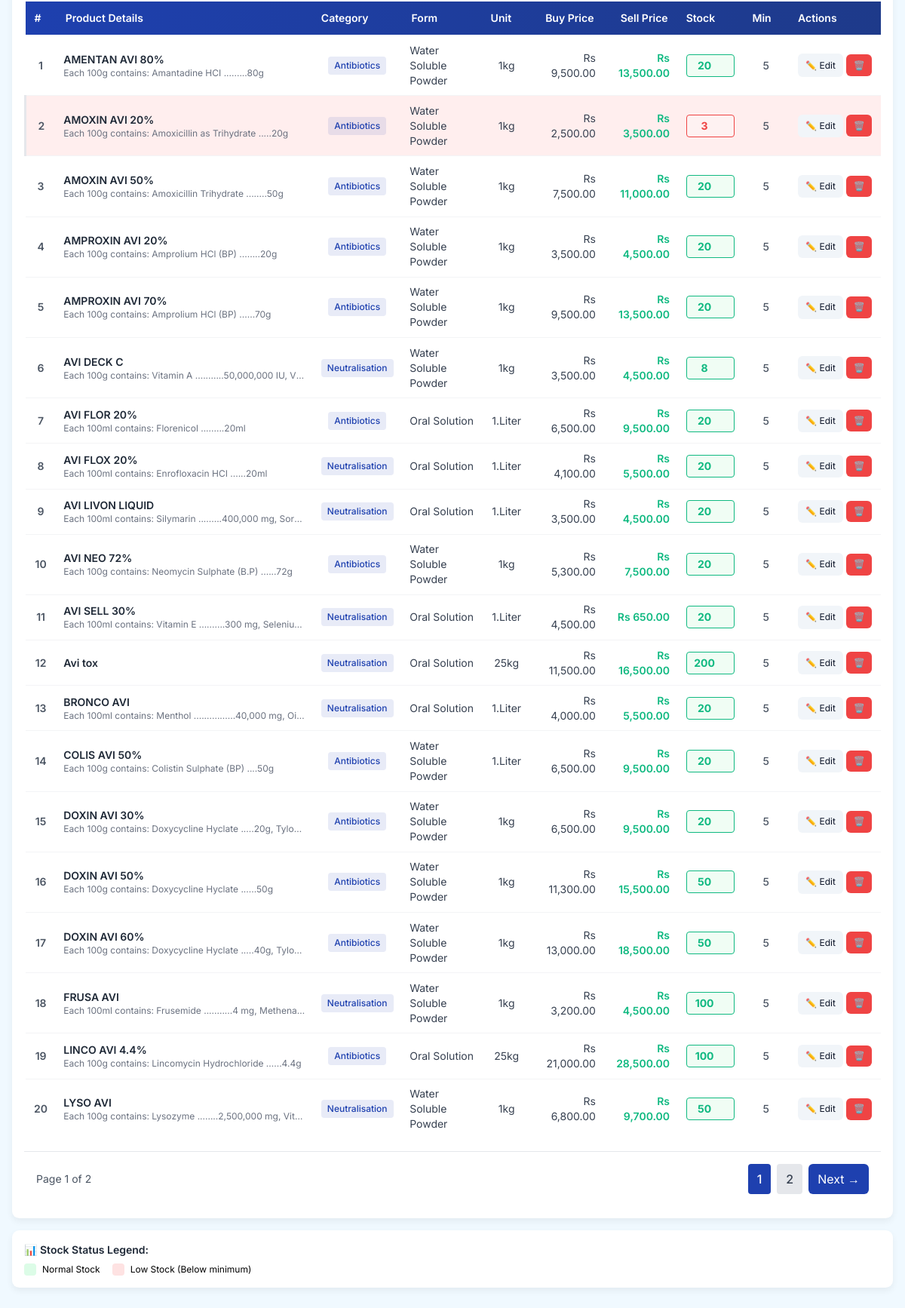
Before: /products.php (signed in, lower part) with the older database file.
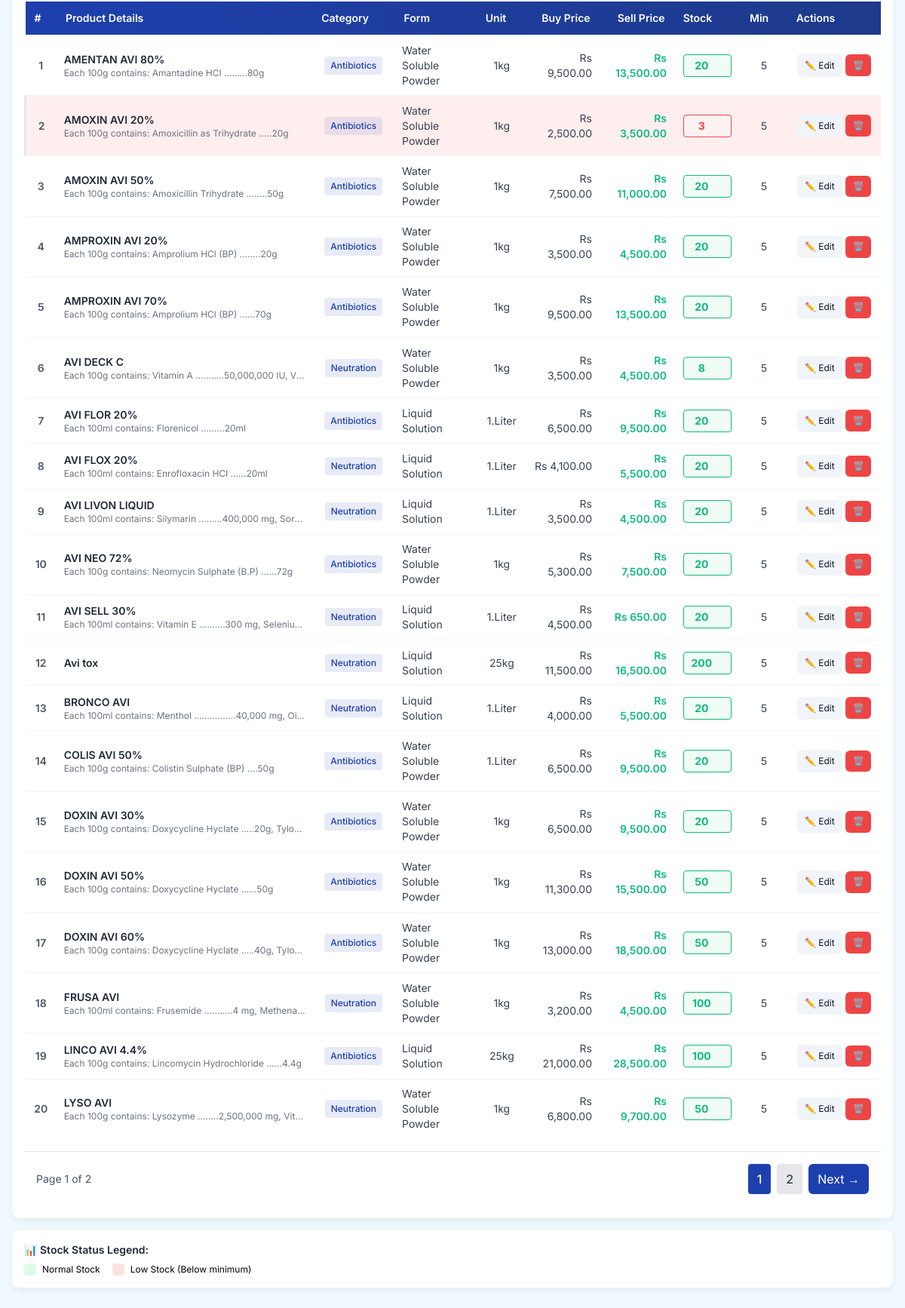
After: the same page with the newer database file.
### tables this page shows
CREATE TABLE `products` (
  `id` int(11) NOT NULL,
  `name` varchar(255) NOT NULL,
  `category` varchar(100) NOT NULL,
  `composition` text DEFAULT NULL,
  `unit` varchar(50) DEFAULT NULL,
  `form` varchar(100) DEFAULT NULL,
  `buy_price` decimal(10,2) DEFAULT 0.00,
  `sell_price` decimal(10,2) DEFAULT 0.00,
  `stock_quantity` int(11) DEFAULT 0,
  `min_stock` int(11) DEFAULT 0,
  `created_at` timestamp NOT NULL DEFAULT current_timestamp()
);

### functions.php (called while the page is built, shortened)
<?php
function e($str) {
    return htmlspecialchars((string)$str, ENT_QUOTES, 'UTF-8');
}

### products.php (the view, shortened to what this page needs)
<?php
require_once __DIR__ . '/functions.php';
$search = trim($_GET['search'] ?? '');
$category = trim($_GET['category'] ?? '');
$page = max(1, (int)($_GET['page'] ?? 1));
$perPage = 20;
$offset = ($page - 1) * $perPage;
$countSql = "SELECT COUNT(*) FROM products WHERE 1=1";
$params = [];
$countStmt = $pdo->prepare($countSql);
$countStmt->execute($params);
$totalProducts = (int)$countStmt->fetchColumn();
$totalPages = (int)ceil($totalProducts / $perPage);
$sql = "SELECT * FROM products WHERE 1=1";
$params = [];
$sql .= " ORDER BY name ASC LIMIT ? OFFSET ?";
$stmt = $pdo->prepare($sql);
$stmt->bindValue(count($params) + 1, $perPage, PDO::PARAM_INT);
$stmt->bindValue(count($params) + 2, $offset, PDO::PARAM_INT);
$stmt->execute();
$products = $stmt->fetchAll();
?>
<!doctype html>
<html lang="en">
<head>
<script src="https://cdn.tailwindcss.com"></script>
<link rel="stylesheet" href="assets/css/style.css">
</head>
<body class="bg-lightbg min-h-screen">
  <?php include 'includes/header.php'; ?>
  <main class="max-w-7xl mx-auto px-4 pt-24 pb-10">
    <div class="card overflow-hidden shadow-md">
      <div class="overflow-x-auto">
        <table class="min-w-full text-sm">
          <thead>
            <tr class="bg-gradient-to-r from-primary to-dark text-white">
              <th class="th text-center w-12">#</th>
              <th class="th text-left">Product Details</th>
              <th class="th text-center w-32">Category</th>
              <th class="th text-left w-40">Form</th>
              <th class="th text-center w-20">Unit</th>
              <th class="th text-right w-28">Buy Price</th>
              <th class="th text-right w-28">Sell Price</th>
              <th class="th text-center w-24">Stock</th>
              <th class="th text-center w-20">Min</th>
              <th class="th text-center w-40">Actions</th>
            </tr>
          </thead>
          <tbody class="bg-white divide-y divide-gray-200">
            <?php if (empty($products)): ?>
              <tr>
                <td colspan="10" class="td text-center text-gray-500 py-12">
                  <div class="text-5xl mb-3">📭</div>
                  <div class="text-lg font-medium">No products found</div>
                  <?php if ($search || $category): ?>
                    <a href="products.php" class="text-primary hover:underline text-sm mt-2 inline-block">Clear filters</a>
                  <?php endif; ?>
                </td>
              </tr>
            <?php else:
              $counter = $offset + 1;
              foreach ($products as $p):
                $isLowStock = (int)$p['stock_quantity'] < (int)$p['min_stock'];
            ?>
              <tr class="hover:bg-gray-50 transition <?= $isLowStock ? 'stock-low' : '' ?>">
                <td class="td text-center text-gray-600 font-semibold"><?= $counter++ ?></td>
                <td class="td">
                  <div class="font-semibold text-gray-800"><?= e($p['name']) ?></div>
                  <div class="text-xs text-gray-500 truncate max-w-xs" title="<?= e($p['composition']) ?>">
                    <?= e($p['composition']) ?>
                  </div>
                </td>
                <td class="td text-center">
                  <span class="inline-block px-2 py-1 bg-primary/10 text-primary rounded text-xs font-medium capitalize">
                    <?= e($p['category']) ?>
                  </span>
                </td>
                <td class="td text-gray-700"><?= e($p['form']) ?></td>
                <td class="td text-center text-gray-700"><?= e($p['unit']) ?></td>
                <td class="td text-right text-gray-700">Rs <?= number_format((float)$p['buy_price'], 2) ?></td>
                <td class="td text-right font-semibold text-success">Rs <?= number_format((float)$p['sell_price'], 2) ?></td>
                <td class="td text-center">
                  <form method="post" class="inline" onsubmit="return confirm('Update stock?');">
                    <input
                      type="number"
                      name="stock_quantity"
                      value="<?= (int)$p['stock_quantity'] ?>"
                      min="0"
                      class="w-16 border rounded px-2 py-1 text-center font-bold <?= $isLowStock ? 'border-danger text-danger bg-red-50' : 'border-success text-success bg-green-50' ?>"
                      onchange="this.form.submit()"
                    >
                  </form>
                </td>
                <td class="td text-center text-gray-600 font-medium"><?= (int)$p['min_stock'] ?></td>
                <td class="td text-center">
                  <div class="flex items-center justify-center gap-1">
                    <button
                      onclick="openEditModal(<?= (int)$p['id'] ?>)"
                      class="btn-secondary text-xs px-3 py-1.5 hover:bg-secondary hover:text-white transition"
                      title="Edit Product"
                    >
                      ✏️ Edit
                    </button>
                    <form method="post" class="inline" onsubmit="return confirm('⚠️ Delete this product permanently?');">
                      <button class="btn-danger text-xs px-3 py-1.5" type="submit" title="Delete Product">
                        🗑️
                      </button>
                    </form>
                  </div>
                </td>
              </tr>
            <?php endforeach; endif; ?>
          </tbody>
        </table>
      </div>
      <?php if ($totalPages > 1): ?>
        <div class="mt-4 px-4 pb-4 flex items-center justify-between border-t pt-4">
          <div class="text-sm text-gray-600">
            Page <?= $page ?> of <?= $totalPages ?>
          </div>
          <div class="flex items-center gap-2">
            <?php
            $startPage = max(1, $page - 2);
            $endPage = min($totalPages, $page + 2);
            for ($i = $startPage; $i <= $endPage; $i++):
            ?>
              <a href="?page=<?= $i ?><?= $search ? '&search=' . urlencode($search) : '' ?><?= $category ? '&category=' . urlencode($category) : '' ?>"
                 class="<?= $i === $page ? 'bg-primary text-white' : 'bg-gray-200 text-gray-700 hover:bg-gray-300' ?> px-3 py-2 rounded transition font-medium">
                <?= $i ?>
              </a>
            <?php endfor; ?>
            <?php if ($page < $totalPages): ?>
              <a href="?page=<?= $page + 1 ?><?= $search ? '&search=' . urlencode($search) : '' ?><?= $category ? '&category=' . urlencode($category) : '' ?>"
                 class="btn-primary px-4 py-2">
                Next →
              </a>
            <?php endif; ?>
          </div>
        </div>
      <?php endif; ?>
    </div>
    <div class="mt-4 card shadow-md">
      <h3 class="font-semibold text-sm mb-2 text-gray-800">📊 Stock Status Legend:</h3>
      <div class="flex items-center gap-4 text-xs">
        <div class="flex items-center gap-2">
          <div class="w-4 h-4 bg-green-100 rounded"></div>
          <span>Normal Stock</span>
        </div>
        <div class="flex items-center gap-2">
          <div class="w-4 h-4 bg-red-100 rounded"></div>
          <span>Low Stock (Below minimum)</span>
        </div>
      </div>
    </div>
  </main>
</body>
</html>

### includes/header.php (shortened to what this page needs)
<!doctype html>
<html lang="en">
<head>
<script src="https://cdn.tailwindcss.com"></script>
<link rel="stylesheet" href="assets/css/style.css">
</head>
<body class="bg-lightbg min-h-screen">
<main class="pt-20 min-h-screen">

### assets/css/style.css (style rules this page uses)
:root { --primary:#1E40AF; --secondary:#0EA5E9; --success:#10B981; --warning:#F59E0B; --danger:#EF4444; --dark:#1E3A8A; --card-shadow: 0 4px 10px rgba(2,6,23,0.06); }
body { font-family: Inter, sans-serif; background: var(--lightbg); }
.card { background: #fff; border-radius: 0.6rem; padding: 1rem; box-shadow: var(--card-shadow); }
.th { padding: .75rem; text-align:left; font-weight:600; color:#ffffff !important; }
.td { padding: .6rem; border-top:1px solid #f3f4f6; vertical-align: middle; }
.btn-primary { background: var(--primary); color: #fff; padding: .5rem .75rem; border-radius: .375rem; display:inline-block; cursor:pointer; text-decoration:none; transition: background .15s; }
.btn-secondary { background: #f1f5f9; color: #0f172a; padding: .45rem .65rem; border-radius: .375rem; text-decoration:none; cursor:pointer; }
.btn-danger { background: var(--danger); color: #fff; padding: .4rem .6rem; border-radius: .375rem; border: none; cursor:pointer; }
.text-right { text-align: right; }
.inline { display:inline-block; }

### products.php (style rules this page uses)
.stock-low { background-color: #fee; }

### includes/header.php (style rules this page uses)
.stock-low { background-color: #fee; border-left: 3px solid #EF4444; }

Changed rows visible on the page:
changed products "AVI DECK C": category "Neutralisation" → "Neutration"
changed products "AVI FLOR 20%": form "Oral Solution" → "Liquid Solution"
changed products "AVI FLOX 20%": category "Neutralisation" → "Neutration"; form "Oral Solution" → "Liquid Solution"
changed products "AVI LIVON LIQUID": category "Neutralisation" → "Neutration"; form "Oral Solution" → "Liquid Solution"
changed products "AVI SELL 30%": category "Neutralisation" → "Neutration"; form "Oral Solution" → "Liquid Solution"
changed products "Avi tox": category "Neutralisation" → "Neutration"; form "Oral Solution" → "Liquid Solution"
changed products "BRONCO AVI": category "Neutralisation" → "Neutration"; form "Oral Solution" → "Liquid Solution"
changed products "FRUSA AVI": category "Neutralisation" → "Neutration"
changed products "LINCO AVI 4.4%": form "Oral Solution" → "Liquid Solution"
changed products "LYSO AVI": category "Neutralisation" → "Neutration"
